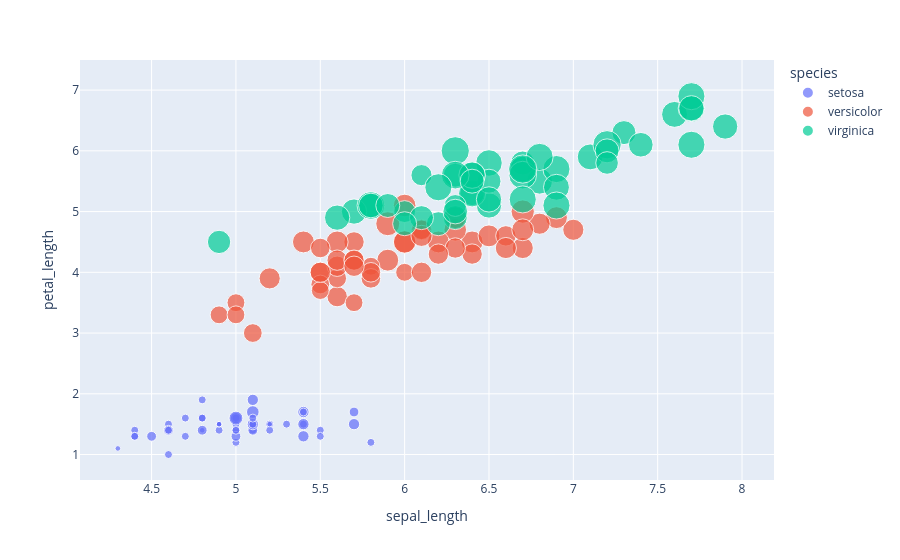

Source (notebook cell):
### Code cell
px.scatter(data_frame=df, x='sepal_length', y='petal_length', color='species', size='petal_width')

### Figure 1 — Plotly figure (JSON) as saved in the notebook; plotly's stock layout.template omitted (floating-point values rounded to 4 significant figures)
{"data": [{"hovertemplate": "species=setosa<br>sepal_length=%{x}<br>petal_length=%{y}<br>petal_width=%{marker.size}<extra></extra>", "legendgroup": "setosa", "marker": {"color": "#636efa", "size": [0.2, 0.2, 0.2, 0.2, 0.2, 0.4, 0.3, 0.2, 0.2, 0.1, 0.2, 0.2, 0.1, 0.1, 0.2, 0.4, 0.4, 0.3, 0.3, 0.3, 0.2, 0.4, 0.2, 0.5, 0.2, 0.2, 0.4, 0.2, 0.2, 0.2, 0.2, 0.4, 0.1, 0.2, 0.1, 0.2, 0.2, 0.1, 0.2, 0.2, 0.3, 0.3, 0.2, 0.6, 0.4, 0.3, 0.2, 0.2, 0.2, 0.2], "sizemode": "area", "sizeref": 0.00625, "symbol": "circle"}, "mode": "markers", "name": "setosa", "orientation": "v", "showlegend": true, "type": "scatter", "x": [5.1, 4.9, 4.7, 4.6, 5.0, 5.4, 4.6, 5.0, 4.4, 4.9, 5.4, 4.8, 4.8, 4.3, 5.8, 5.7, 5.4, 5.1, 5.7, 5.1, 5.4, 5.1, 4.6, 5.1, 4.8, 5.0, 5.0, 5.2, 5.2, 4.7, 4.8, 5.4, 5.2, 5.5, 4.9, 5.0, 5.5, 4.9, 4.4, 5.1, 5.0, 4.5, 4.4, 5.0, 5.1, 4.8, 5.1, 4.6, 5.3, 5.0], "xaxis": "x", "y": [1.4, 1.4, 1.3, 1.5, 1.4, 1.7, 1.4, 1.5, 1.4, 1.5, 1.5, 1.6, 1.4, 1.1, 1.2, 1.5, 1.3, 1.4, 1.7, 1.5, 1.7, 1.5, 1.0, 1.7, 1.9, 1.6, 1.6, 1.5, 1.4, 1.6, 1.6, 1.5, 1.5, 1.4, 1.5, 1.2, 1.3, 1.5, 1.3, 1.5, 1.3, 1.3, 1.3, 1.6, 1.9, 1.4, 1.6, 1.4, 1.5, 1.4], "yaxis": "y"}, {"hovertemplate": "species=versicolor<br>sepal_length=%{x}<br>petal_length=%{y}<br>petal_width=%{marker.size}<extra></extra>", "legendgroup": "versicolor", "marker": {"color": "#EF553B", "size": [1.4, 1.5, 1.5, 1.3, 1.5, 1.3, 1.6, 1.0, 1.3, 1.4, 1.0, 1.5, 1.0, 1.4, 1.3, 1.4, 1.5, 1.0, 1.5, 1.1, 1.8, 1.3, 1.5, 1.2, 1.3, 1.4, 1.4, 1.7, 1.5, 1.0, 1.1, 1.0, 1.2, 1.6, 1.5, 1.6, 1.5, 1.3, 1.3, 1.3, 1.2, 1.4, 1.2, 1.0, 1.3, 1.2, 1.3, 1.3, 1.1, 1.3], "sizemode": "area", "sizeref": 0.00625, "symbol": "circle"}, "mode": "markers", "name": "versicolor", "orientation": "v", "showlegend": true, "type": "scatter", "x": [7.0, 6.4, 6.9, 5.5, 6.5, 5.7, 6.3, 4.9, 6.6, 5.2, 5.0, 5.9, 6.0, 6.1, 5.6, 6.7, 5.6, 5.8, 6.2, 5.6, 5.9, 6.1, 6.3, 6.1, 6.4, 6.6, 6.8, 6.7, 6.0, 5.7, 5.5, 5.5, 5.8, 6.0, 5.4, 6.0, 6.7, 6.3, 5.6, 5.5, 5.5, 6.1, 5.8, 5.0, 5.6, 5.7, 5.7, 6.2, 5.1, 5.7], "xaxis": "x", "y": [4.7, 4.5, 4.9, 4.0, 4.6, 4.5, 4.7, 3.3, 4.6, 3.9, 3.5, 4.2, 4.0, 4.7, 3.6, 4.4, 4.5, 4.1, 4.5, 3.9, 4.8, 4.0, 4.9, 4.7, 4.3, 4.4, 4.8, 5.0, 4.5, 3.5, 3.8, 3.7, 3.9, 5.1, 4.5, 4.5, 4.7, 4.4, 4.1, 4.0, 4.4, 4.6, 4.0, 3.3, 4.2, 4.2, 4.2, 4.3, 3.0, 4.1], "yaxis": "y"}, {"hovertemplate": "species=virginica<br>sepal_length=%{x}<br>petal_length=%{y}<br>petal_width=%{marker.size}<extra></extra>", "legendgroup": "virginica", "marker": {"color": "#00cc96", "size": [2.5, 1.9, 2.1, 1.8, 2.2, 2.1, 1.7, 1.8, 1.8, 2.5, 2.0, 1.9, 2.1, 2.0, 2.4, 2.3, 1.8, 2.2, 2.3, 1.5, 2.3, 2.0, 2.0, 1.8, 2.1, 1.8, 1.8, 1.8, 2.1, 1.6, 1.9, 2.0, 2.2, 1.5, 1.4, 2.3, 2.4, 1.8, 1.8, 2.1, 2.4, 2.3, 1.9, 2.3, 2.5, 2.3, 1.9, 2.0, 2.3, 1.8], "sizemode": "area", "sizeref": 0.00625, "symbol": "circle"}, "mode": "markers", "name": "virginica", "orientation": "v", "showlegend": true, "type": "scatter", "x": [6.3, 5.8, 7.1, 6.3, 6.5, 7.6, 4.9, 7.3, 6.7, 7.2, 6.5, 6.4, 6.8, 5.7, 5.8, 6.4, 6.5, 7.7, 7.7, 6.0, 6.9, 5.6, 7.7, 6.3, 6.7, 7.2, 6.2, 6.1, 6.4, 7.2, 7.4, 7.9, 6.4, 6.3, 6.1, 7.7, 6.3, 6.4, 6.0, 6.9, 6.7, 6.9, 5.8, 6.8, 6.7, 6.7, 6.3, 6.5, 6.2, 5.9], "xaxis": "x", "y": [6.0, 5.1, 5.9, 5.6, 5.8, 6.6, 4.5, 6.3, 5.8, 6.1, 5.1, 5.3, 5.5, 5.0, 5.1, 5.3, 5.5, 6.7, 6.9, 5.0, 5.7, 4.9, 6.7, 4.9, 5.7, 6.0, 4.8, 4.9, 5.6, 5.8, 6.1, 6.4, 5.6, 5.1, 5.6, 6.1, 5.6, 5.5, 4.8, 5.4, 5.6, 5.1, 5.1, 5.9, 5.7, 5.2, 5.0, 5.2, 5.4, 5.1], "yaxis": "y"}], "layout": {"legend": {"itemsizing": "constant", "title": {"text": "species"}, "tracegroupgap": 0}, "margin": {"t": 60}, "xaxis": {"anchor": "y", "domain": [0, 1], "title": {"text": "sepal_length"}}, "yaxis": {"anchor": "x", "domain": [0, 1], "title": {"text": "petal_length"}}}}
